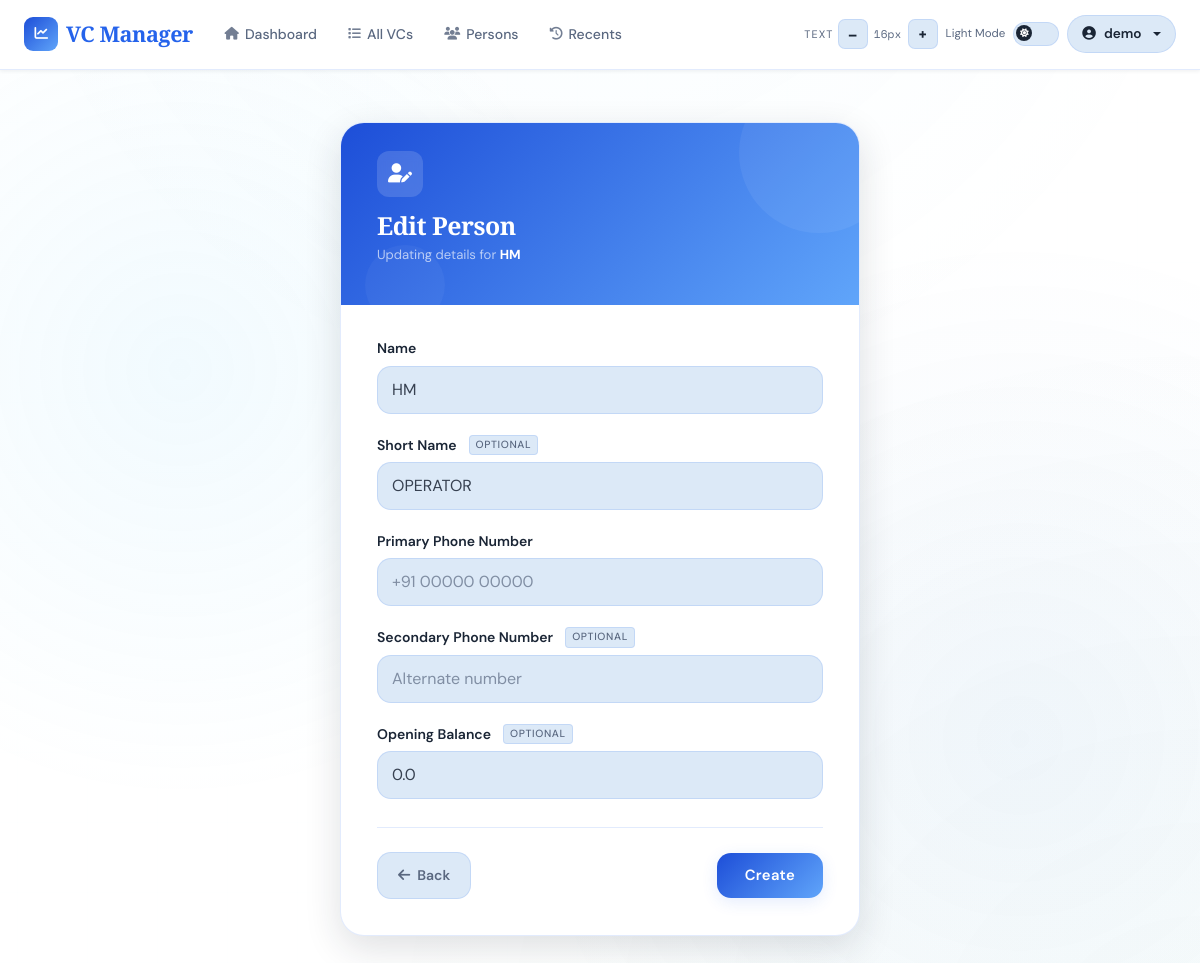
The app's page /person/17/edit (signed in) with its own data.
### app/models/user.py (models this page shows, shortened)
class User(UserMixin, db.Model):
    __tablename__ = 'users'
    id = db.Column(db.Integer, primary_key=True)
    email = db.Column(db.String(120), unique=True, nullable=False, index=True)
    name = db.Column(db.String(120), nullable=False)
    password_hash = db.Column(db.String(255), nullable=True)  # Nullable for OAuth-only users
    google_id = db.Column(db.String(255), unique=True, nullable=True)  # For OAuth users
    created_at = db.Column(db.DateTime, default=datetime.utcnow)
    last_login = db.Column(db.DateTime, nullable=True)
    vcs = db.relationship('VC', backref='user', lazy=True, cascade='all, delete-orphan')
    persons = db.relationship('Person', backref='user', lazy=True, cascade='all, delete-orphan')

### app/models/person.py (models this page shows, shortened)
class Person(db.Model):
    __tablename__ = 'persons'
    id = db.Column(db.Integer, primary_key=True)
    user_id = db.Column(db.Integer, db.ForeignKey('users.id'), nullable=False, index=True)
    name = db.Column(db.String(80), nullable=False)
    short_name = db.Column(db.String(20), nullable=False)
    phone = db.Column(db.String(20), nullable=True)
    phone2 = db.Column(db.String(20), nullable=True)
    opening_balance = db.Column(db.Float, default=0.0, nullable=True)
    created_at = db.Column(db.DateTime, default=datetime.utcnow)
    __table_args__ = (
        db.UniqueConstraint('user_id', 'name',       name='uq_person_user_name'),
        db.UniqueConstraint('user_id', 'short_name', name='uq_person_user_short_name'),
    )
    payments = db.relationship(
        'Payment',
        backref='person',
        cascade='all, delete-orphan',
        passive_deletes=True
    )
    ledger_entries = db.relationship(
        'LedgerEntry',
        back_populates='person',
        cascade='all, delete-orphan'
    )
    transactions = db.relationship(
        'Transaction',
        back_populates='person',
        cascade='all, delete-orphan'
    )

### app/routes/person.py (the view, shortened to what this page needs)
@person_bp.route('/<int:id>/edit', methods=['GET', 'POST'])
@login_required
def edit_person(id):
    person = Person.query.filter_by(id=id, user_id=current_user.id).first_or_404()
    form = PersonForm(obj=person)
    return render_template('person/edit.html', form=form, person=person)

### app/forms.py
class PersonForm(FlaskForm):
    name = StringField('Name', validators=[DataRequired()])
    short_name = StringField('Short Name', validators=[DataRequired()])
    phone = StringField('Primary Phone Number', validators=[Optional()])
    phone2 = StringField('Secondary Phone Number', validators=[Optional()])
    opening_balance = FloatField('Opening Balance', validators=[Optional()])
    submit = SubmitField('Create')

### templates/person/edit.html (shortened to what this page needs)
{% extends "base.html" %}
{% block content %}
<div class="edit-wrap">
    <div class="edit-card">
        <div class="edit-header">
            <div class="header-icon" aria-hidden="true">
                <i class="fas fa-user-edit"></i>
            </div>
            <h1 class="edit-title">Edit Person</h1>
            <p class="edit-subtitle">Updating details for <strong style="color:#fff;">{{ person.name }}</strong></p>
        </div>
        <div class="edit-body">
            <form method="POST" novalidate aria-label="Edit person form">
                <div class="field-group">
                    {{ form.name.label(class="form-label") }}
                    {{ form.name(
                        class="form-control" + (" is-invalid" if form.name.errors else ""),
                        placeholder="Full name",
                        autocomplete="name",
                        **{"aria-required": "true",
                           "aria-invalid": "true" if form.name.errors else "false",
                           "aria-describedby": "name-error" if form.name.errors else ""}) }}
                </div>
                <div class="field-group">
                    <label class="form-label">
                        {{ form.short_name.label.text }}
                        <span class="field-optional">optional</span>
                    </label>
                    {{ form.short_name(
                        class="form-control" + (" is-invalid" if form.short_name.errors else ""),
                        placeholder="Nickname or abbreviation",
                        **{"aria-invalid": "true" if form.short_name.errors else "false",
                           "aria-describedby": "short-name-error" if form.short_name.errors else ""}) }}
                </div>
                <div class="field-group">
                    {{ form.phone.label(class="form-label") }}
                    {{ form.phone(
                        class="form-control" + (" is-invalid" if form.phone.errors else ""),
                        placeholder="+91 00000 00000",
                        autocomplete="tel",
                        inputmode="tel",
                        **{"aria-required": "true",
                           "aria-invalid": "true" if form.phone.errors else "false",
                           "aria-describedby": "phone-error" if form.phone.errors else ""}) }}
                </div>
                <div class="field-group">
                    <label class="form-label">
                        {{ form.phone2.label.text }}
                        <span class="field-optional">optional</span>
                    </label>
                    {{ form.phone2(
                        class="form-control" + (" is-invalid" if form.phone2.errors else ""),
                        placeholder="Alternate number",
                        autocomplete="tel",
                        inputmode="tel",
                        **{"aria-invalid": "true" if form.phone2.errors else "false",
                           "aria-describedby": "phone2-error" if form.phone2.errors else ""}) }}
                </div>
                <div class="field-group">
                    <label class="form-label">
                        {{ form.opening_balance.label.text }}
                        <span class="field-optional">optional</span>
                    </label>
                    {{ form.opening_balance(
                        class="form-control" + (" is-invalid" if form.opening_balance.errors else ""),
                        placeholder="₹0.00",
                        inputmode="decimal",
                        step="0.01",
                        **{"aria-invalid": "true" if form.opening_balance.errors else "false",
                           "aria-describedby": "opening-balance-error" if form.opening_balance.errors else ""}) }}
                </div>
                <div class="edit-actions">
                    <a href="{{ url_for('person.persons') }}" class="btn-back">
                        <i class="fas fa-arrow-left"></i>Back
                    </a>
                    {{ form.submit(class="btn-save") }}
                </div>
            </form>
        </div>
    </div>
</div>
{% endblock %}

### templates/base.html (shortened to what this page needs)
<!DOCTYPE html>
<html lang="en" data-theme="light">
<head>
    <link href="https://cdnjs.cloudflare.com/ajax/libs/font-awesome/6.5.0/css/all.min.css" rel="stylesheet">
    <link href="https://cdn.jsdelivr.net/npm/bootstrap@5.3.0/dist/css/bootstrap.min.css" rel="stylesheet">
    <link rel="stylesheet" href="https://cdn.jsdelivr.net/npm/swiper@11/swiper-bundle.min.css" />
</head>
<body>
<nav class="navbar navbar-expand-lg" role="navigation" aria-label="Main navigation">
    <div class="container-fluid px-4">
        <a class="navbar-brand" href="{{ url_for('dashboard.index') }}">
            <div class="brand-icon" aria-hidden="true"><i class="fas fa-chart-line"></i></div>
            VC Manager
        </a>
        <div class="collapse navbar-collapse" id="navbarNav">
            {% if current_user.is_authenticated %}
            <ul class="navbar-nav me-auto d-none d-md-flex">
                <li class="nav-item"><a class="nav-link" href="{{ url_for('dashboard.index') }}"><i class="fas fa-home"></i>Dashboard</a></li>
                <li class="nav-item"><a class="nav-link" href="{{ url_for('vc.vcs_list') }}"><i class="fas fa-list"></i>All VCs</a></li>
                <li class="nav-item"><a class="nav-link" href="{{ url_for('person.persons') }}"><i class="fas fa-users"></i>Persons</a></li>
                <li class="nav-item"><a class="nav-link" href="{{ url_for('transactions.recent_transactions') }}"><i class="fas fa-history"></i>Recents</a></li>
            </ul>
            {% endif %}
            <div class="d-flex align-items-center ms-auto gap-2 mt-2 mt-lg-0">
                <div class="d-flex align-items-center gap-1" role="toolbar" aria-label="Font size">
                    <span class="a11y-label d-none d-xl-inline">Text</span>
                    <button class="fs-btn" id="fsDecrease" aria-label="Decrease font size">–</button>
                    <span class="fs-display" id="fsDisplay" aria-live="polite">16px</span>
                    <button class="fs-btn" id="fsIncrease" aria-label="Increase font size">+</button>
                </div>
                <div class="d-flex align-items-center gap-2" aria-label="Theme">
                    <span class="toggle-label-text d-none d-xl-inline" id="themeLabel">Dark</span>
                    <label class="toggle-switch" aria-label="Toggle light/dark mode">
                        <div class="toggle-track"></div>
                        <div class="toggle-thumb"><i class="fas fa-moon" id="toggleIcon"></i></div>
                    </label>
                </div>
                {% if current_user.is_authenticated %}
                <div class="dropdown">
                    <button class="user-btn dropdown-toggle" type="button" data-bs-toggle="dropdown" aria-expanded="false">
                        <i class="fas fa-user-circle"></i>
                        <span class="d-none d-sm-inline">{{ current_user.name }}</span>
                    </button>
                </div>
                {% endif %}
            </div>
        </div>
    </div>
</nav>
<main class="main-content" role="main">
    <div class="container">
        {% block content %}{% endblock %}
    </div>
</main>
</body>
</html>

### templates/person/edit.html (style rules this page uses)
.edit-wrap { display: flex; align-items: flex-start; justify-content: center; padding: 20px 16px 60px; min-height: calc(100vh - 64px); }
.edit-card { width: 100%; max-width: 520px; background: var(--surface); border: 1px solid var(--border); border-radius: 24px; box-shadow: var(--shadow-lg); overflow: hidden; animation: slideUp 0.45s cubic-bezier(.22,1,.36,1) both; transition: background var(--transition), border-color var(--transition); }
.edit-header { background: var(--grad-header); padding: 28px 36px 24px; position: relative; overflow: hidden; }
.edit-header::before { content: ''; position: absolute; width: 160px; height: 160px; border-radius: 50%; background: rgba(255,255,255,0.06); top: -50px; right: -40px; pointer-events: none; }
.edit-header::after { content: ''; position: absolute; width: 80px; height: 80px; border-radius: 50%; background: rgba(255,255,255,0.04); bottom: -20px; left: 24px; pointer-events: none; }
.header-icon { width: 46px; height: 46px; border-radius: 12px; background: rgba(255,255,255,0.15); display: flex; align-items: center; justify-content: center; font-size: 1.2rem; color: #fff; margin-bottom: 14px; backdrop-filter: blur(4px); }
.edit-title { font-family: 'Playfair Display', serif; font-size: clamp(1.2rem, 2.5vw, 1.55rem); font-weight: 700; color: #fff; margin-bottom: 4px; letter-spacing: -0.02em; line-height: 1.2; }
.edit-subtitle { font-size: 0.82rem; color: rgba(255,255,255,0.65); }
.edit-body { padding: 32px 36px 36px; }
.field-group { margin-bottom: 20px; animation: fadeField 0.4s ease both; }
.field-group:nth-child(2) { animation-delay: 0.11s; }
.field-group:nth-child(3) { animation-delay: 0.16s; }
.field-group:nth-child(4) { animation-delay: 0.21s; }
.field-group:nth-child(5) { animation-delay: 0.26s; }
.field-optional { font-size: 0.65rem; text-transform: uppercase; letter-spacing: 0.06em; color: var(--text-muted); background: var(--surface2); border: 1px solid var(--border); border-radius: 4px; padding: 1px 6px; margin-left: 6px; font-weight: 500; }
[data-theme="light"] .form-control, [data-theme="light"] .form-select { color: #374151; caret-color: #2563eb; }
.edit-actions { display: flex; justify-content: space-between; align-items: center; gap: 12px; margin-top: 28px; padding-top: 24px; border-top: 1px solid var(--border); animation: fadeField 0.4s 0.32s ease both; }
.btn-back { display: inline-flex; align-items: center; gap: 7px; padding: 11px 20px; border-radius: var(--radius-md); border: 1.5px solid var(--border); background: var(--surface2); color: var(--text-muted); font-family: 'DM Sans', sans-serif; font-size: 0.875rem; font-weight: 600; text-decoration: none; transition: background var(--transition), border-color var(--transition), color var(--transition), transform 0.15s; }
.btn-save { display: inline-flex; align-items: center; gap: 7px; padding: 11px 28px; border-radius: var(--radius-md); border: none; background: var(--grad-header); color: #fff; font-family: 'DM Sans', sans-serif; font-size: 0.925rem; font-weight: 600; cursor: pointer; box-shadow: 0 4px 16px var(--accent-glow); transition: opacity 0.2s, transform 0.15s, box-shadow 0.2s; letter-spacing: 0.02em; }

### records on screen
User: name "demo"
Person: name "HM", short_name "OPERATOR", opening_balance "0.0"
